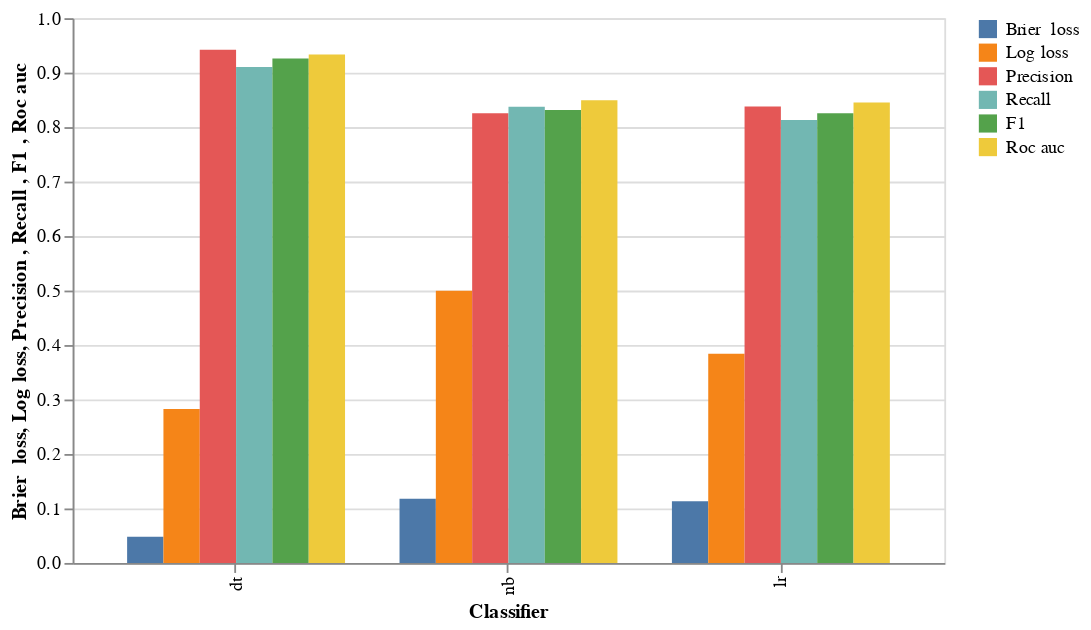

The cell this chart's notebook holds for it:
### Code cell
DeepnoteChart(score_df, """{"layer":[{"layer":[{"mark":{"clip":true,"type":"bar","color":"#4c78a8","tooltip":true},"encoding":{"x":{"sort":null,"type":"nominal","field":"Classifier","scale":{"type":"linear"}},"y":{"sort":null,"type":"quantitative","field":"Brier  loss","scale":{"type":"linear"},"format":{"type":"default","decimals":null},"formatType":"numberFormatFromNumberType"},"color":{"datum":"Brier  loss"},"xOffset":{"datum":"Brier  loss"}}}]},{"layer":[{"mark":{"clip":true,"type":"bar","color":"#f58518","tooltip":true},"encoding":{"x":{"sort":null,"type":"nominal","field":"Classifier","scale":{"type":"linear"}},"y":{"sort":null,"type":"quantitative","field":"Log loss","scale":{"type":"linear"},"format":{"type":"default","decimals":null},"formatType":"numberFormatFromNumberType"},"color":{"datum":"Log loss"},"xOffset":{"datum":"Log loss"}}}]},{"layer":[{"mark":{"clip":true,"type":"bar","color":"#e45756","tooltip":true},"encoding":{"x":{"sort":null,"type":"nominal","field":"Classifier","scale":{"type":"linear"}},"y":{"sort":null,"type":"quantitative","field":"Precision ","scale":{"type":"linear"},"format":{"type":"default","decimals":null},"formatType":"numberFormatFromNumberType"},"color":{"datum":"Precision "},"xOffset":{"datum":"Precision "}}}]},{"layer":[{"mark":{"clip":true,"type":"bar","color":"#83bcb6","tooltip":true},"encoding":{"x":{"sort":null,"type":"nominal","field":"Classifier","scale":{"type":"linear"}},"y":{"sort":null,"type":"quantitative","field":"Recall ","scale":{"type":"linear"},"format":{"type":"default","decimals":null},"formatType":"numberFormatFromNumberType"},"color":{"datum":"Recall "},"xOffset":{"datum":"Recall "}}}]},{"layer":[{"mark":{"clip":true,"type":"bar","color":"#54a24b","tooltip":true},"encoding":{"x":{"sort":null,"type":"nominal","field":"Classifier","scale":{"type":"linear"}},"y":{"sort":null,"type":"quantitative","field":"F1 ","scale":{"type":"linear"},"format":{"type":"default","decimals":null},"formatType":"numberFormatFromNumberType"},"color":{"datum":"F1 "},"xOffset":{"datum":"F1 "}}}]},{"layer":[{"mark":{"clip":true,"type":"bar","color":"#f2cf5b","tooltip":true},"encoding":{"x":{"sort":null,"type":"nominal","field":"Classifier","scale":{"type":"linear"}},"y":{"sort":null,"type":"quantitative","field":"Roc auc ","scale":{"type":"linear"},"format":{"type":"default","decimals":null},"formatType":"numberFormatFromNumberType"},"color":{"datum":"Roc auc "},"xOffset":{"datum":"Roc auc "}}}]}],"title":"","config":{"legend":{}},"$schema":"https://vega.github.io/schema/vega-lite/v5.json","encoding":{}}""")

### Figure 1 — Vega-Lite specification as saved in the notebook (floating-point values rounded to 4 significant figures)
{"layer": [{"layer": [{"mark": {"clip": true, "type": "bar", "color": "#4c78a8", "tooltip": true}, "encoding": {"x": {"sort": null, "type": "nominal", "field": "Classifier", "scale": {"type": "linear"}}, "y": {"sort": null, "type": "quantitative", "field": "Brier  loss", "scale": {"type": "linear"}, "format": {"type": "default", "decimals": null}, "formatType": "numberFormatFromNumberType"}, "color": {"datum": "Brier  loss"}, "xOffset": {"datum": "Brier  loss"}}}]}, {"layer": [{"mark": {"clip": true, "type": "bar", "color": "#f58518", "tooltip": true}, "encoding": {"x": {"sort": null, "type": "nominal", "field": "Classifier", "scale": {"type": "linear"}}, "y": {"sort": null, "type": "quantitative", "field": "Log loss", "scale": {"type": "linear"}, "format": {"type": "default", "decimals": null}, "formatType": "numberFormatFromNumberType"}, "color": {"datum": "Log loss"}, "xOffset": {"datum": "Log loss"}}}]}, {"layer": [{"mark": {"clip": true, "type": "bar", "color": "#e45756", "tooltip": true}, "encoding": {"x": {"sort": null, "type": "nominal", "field": "Classifier", "scale": {"type": "linear"}}, "y": {"sort": null, "type": "quantitative", "field": "Precision ", "scale": {"type": "linear"}, "format": {"type": "default", "decimals": null}, "formatType": "numberFormatFromNumberType"}, "color": {"datum": "Precision "}, "xOffset": {"datum": "Precision "}}}]}, {"layer": [{"mark": {"clip": true, "type": "bar", "color": "#83bcb6", "tooltip": true}, "encoding": {"x": {"sort": null, "type": "nominal", "field": "Classifier", "scale": {"type": "linear"}}, "y": {"sort": null, "type": "quantitative", "field": "Recall ", "scale": {"type": "linear"}, "format": {"type": "default", "decimals": null}, "formatType": "numberFormatFromNumberType"}, "color": {"datum": "Recall "}, "xOffset": {"datum": "Recall "}}}]}, {"layer": [{"mark": {"clip": true, "type": "bar", "color": "#54a24b", "tooltip": true}, "encoding": {"x": {"sort": null, "type": "nominal", "field": "Classifier", "scale": {"type": "linear"}}, "y": {"sort": null, "type": "quantitative", "field": "F1 ", "scale": {"type": "linear"}, "format": {"type": "default", "decimals": null}, "formatType": "numberFormatFromNumberType"}, "color": {"datum": "F1 "}, "xOffset": {"datum": "F1 "}}}]}, {"layer": [{"mark": {"clip": true, "type": "bar", "color": "#f2cf5b", "tooltip": true}, "encoding": {"x": {"sort": null, "type": "nominal", "field": "Classifier", "scale": {"type": "linear"}}, "y": {"sort": null, "type": "quantitative", "field": "Roc auc ", "scale": {"type": "linear"}, "format": {"type": "default", "decimals": null}, "formatType": "numberFormatFromNumberType"}, "color": {"datum": "Roc auc "}, "xOffset": {"datum": "Roc auc "}}}]}], "title": "", "config": {"legend": {}}, "$schema": "https://vega.github.io/schema/vega-lite/v5.json", "encoding": {}, "data": {"values": [{"Classifier": "dt", "Brier  loss": 0.04814, "Log loss": 0.2824, "Precision ": 0.9422, "Recall ": 0.9105, "F1 ": 0.9261, "Roc auc ": 0.9334}, {"Classifier": "nb", "Brier  loss": 0.1179, "Log loss": 0.4995, "Precision ": 0.8257, "Recall ": 0.8372, "F1 ": 0.8314, "Roc auc ": 0.8494}, {"Classifier": "lr", "Brier  loss": 0.1133, "Log loss": 0.3841, "Precision ": 0.8381, "Recall ": 0.8129, "F1 ": 0.8253, "Roc auc ": 0.845}]}}
